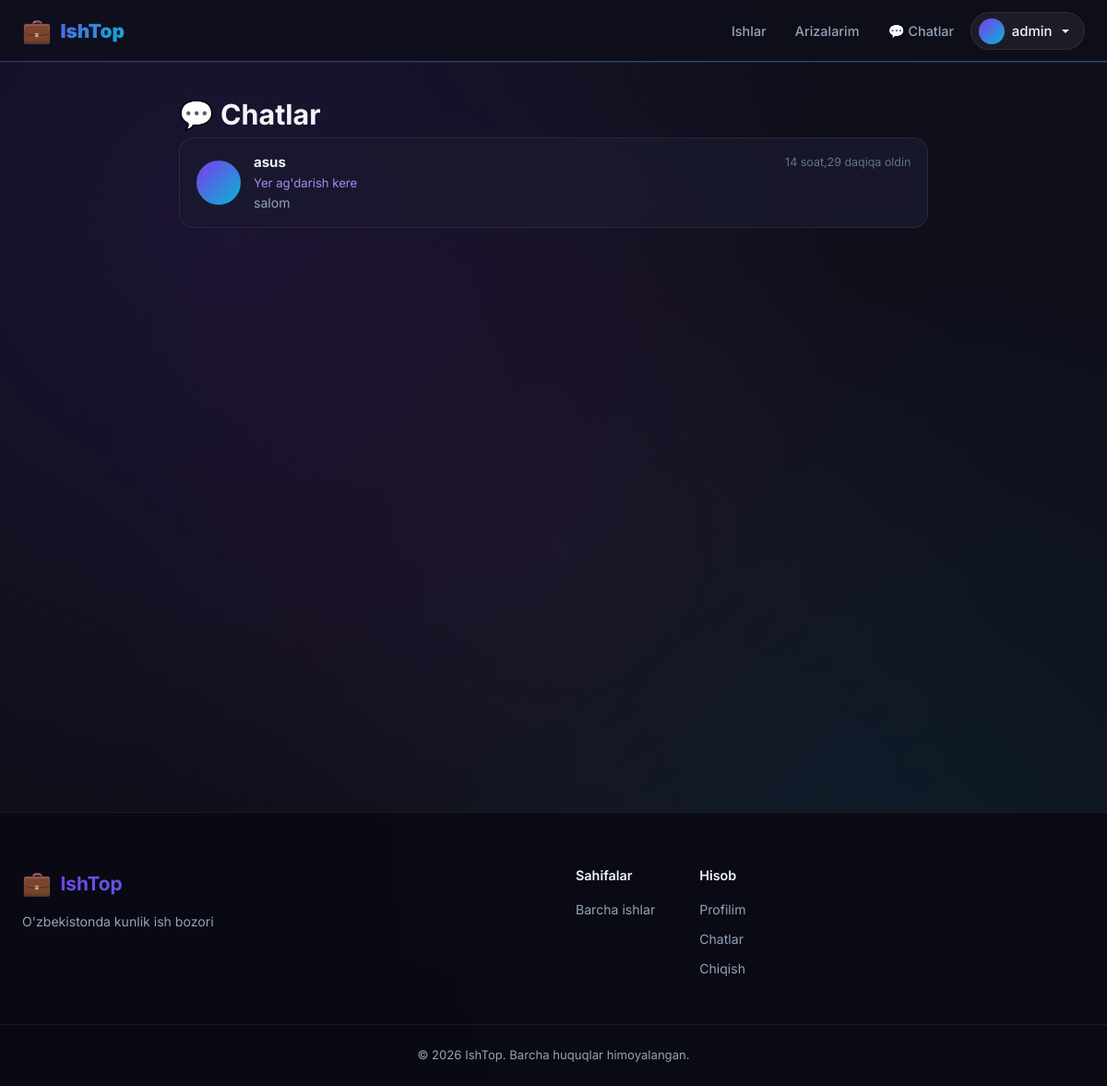
Page /chat/ (signed in) on the committed database.
### chat/models.py (models this page shows, shortened)
class Conversation(models.Model):
    job = models.ForeignKey('jobs.Job', on_delete=models.CASCADE, related_name='conversations')
    employer = models.ForeignKey(User, on_delete=models.CASCADE, related_name='employer_conversations')
    worker = models.ForeignKey(User, on_delete=models.CASCADE, related_name='worker_conversations')
    created_at = models.DateTimeField(auto_now_add=True)
    class Meta:
        unique_together = ('job', 'employer', 'worker')
        ordering = ['-created_at']
    def last_message(self):
        return self.messages.order_by('-timestamp').first()
    def unread_count(self, user):
        return self.messages.exclude(sender=user).filter(is_read=False).count()

class Message(models.Model):
    conversation = models.ForeignKey(Conversation, on_delete=models.CASCADE, related_name='messages')
    sender = models.ForeignKey(User, on_delete=models.CASCADE, related_name='sent_messages')
    body = models.TextField(max_length=2000)
    timestamp = models.DateTimeField(auto_now_add=True)
    is_read = models.BooleanField(default=False)
    class Meta:
        ordering = ['timestamp']

### jobs/models.py (models this page shows, shortened)
class Job(models.Model):
    employer = models.ForeignKey(User, on_delete=models.CASCADE, related_name='posted_jobs')
    title = models.CharField(max_length=200)
    description = models.TextField()
    category = models.CharField(max_length=50, choices=JOB_CATEGORIES, default='boshqa')
    salary = models.DecimalField(max_digits=12, decimal_places=0, help_text="So'mda")
    salary_type = models.CharField(max_length=20, choices=[('kunlik', 'Kunlik'), ('soatlik', 'Soatlik'), ('loyiha', 'Loyiha')], default='kunlik')
    region = models.CharField(max_length=50, choices=REGIONS, default='toshkent_shahar')
    address = models.CharField(max_length=300)
    lat = models.FloatField(null=True, blank=True)
    lng = models.FloatField(null=True, blank=True)
    image = models.ImageField(upload_to='job_images/', blank=True, null=True)
    workers_needed = models.PositiveIntegerField(default=1)
    status = models.CharField(max_length=20, choices=JOB_STATUS, default='ochiq')
    work_date = models.DateField(null=True, blank=True)
    created_at = models.DateTimeField(auto_now_add=True)
    updated_at = models.DateTimeField(auto_now=True)
    class Meta:
        ordering = ['-created_at']

### chat/views.py (the view)
# urls.py: path('', views.conversation_list_view, name='conversation_list'),
@login_required
def conversation_list_view(request):
    employer_convs = Conversation.objects.filter(employer=request.user).select_related('job', 'worker', 'worker__profile')
    worker_convs = Conversation.objects.filter(worker=request.user).select_related('job', 'employer', 'employer__profile')
    conversations = list(employer_convs) + list(worker_convs)
    conversations.sort(key=lambda c: c.created_at, reverse=True)
    for conv in conversations:
        conv.unread = conv.unread_count(request.user)
    return render(request, 'chat/conversation_list.html', {'conversations': conversations})

### templates/chat/conversation_list.html (shortened to what this page needs)
{% extends 'base.html' %}
{% block content %}
<div class="container form-page">
    <h2>💬 Chatlar</h2>
    {% if conversations %}
    <div class="conversation-list">
        {% for conv in conversations %}
        {% with last=conv.last_message unread=conv.unread %}
        <a href="{% url 'conversation_detail' conv.pk %}" class="conv-card {% if unread %}conv-unread{% endif %}">
            <div class="conv-other-avatar">
                {% if user == conv.employer %}
                {% if conv.worker.profile.avatar %}
                <img src="{{ conv.worker.profile.avatar.url }}" alt="">
                {% else %}
                <div class="avatar-placeholder-sm">{{ conv.worker.first_name|first|upper }}</div>
                {% endif %}
                {% else %}
                {% if conv.employer.profile.avatar %}
                <img src="{{ conv.employer.profile.avatar.url }}" alt="">
                {% else %}
                <div class="avatar-placeholder-sm">{{ conv.employer.first_name|first|upper }}</div>
                {% endif %}
                {% endif %}
            </div>
            <div class="conv-info">
                <div class="conv-top">
                    <strong>
                        {% if user == conv.employer %}{{ conv.worker.get_full_name|default:conv.worker.username }}
                        {% else %}{{ conv.employer.get_full_name|default:conv.employer.username }}{% endif %}
                    </strong>
                    {% if last %}<span class="conv-time">{{ last.timestamp|timesince }} oldin</span>{% endif %}
                </div>
                <p class="conv-job">{{ conv.job.title }}</p>
                {% if last %}<p class="conv-preview">{{ last.body|truncatechars:60 }}</p>{% endif %}
            </div>
        </a>
        {% endwith %}
        {% endfor %}
    </div>
    {% endif %}
</div>
{% endblock %}

### templates/base.html (shortened to what this page needs)
{% load static %}
<!DOCTYPE html>
<html lang="uz">
<head>
    <link rel="stylesheet" href="https://cdn.jsdelivr.net/npm/leaflet@1.9.4/dist/leaflet.min.css" />
    <link rel="stylesheet" href="{% static 'css/main.css' %}">
</head>
<body>
<nav class="navbar">
    <div class="nav-inner">
        <a href="{% url 'home' %}" class="nav-logo">
            <span class="logo-icon">💼</span>
            <span class="logo-text">IshTop</span>
        </a>
        <div class="nav-links" id="navLinks">
            <a href="{% url 'job_list' %}" class="nav-link">Ishlar</a>
            {% if user.is_authenticated %}
                {% if user.profile.role == 'employer' %}
                <a href="{% url 'job_create' %}" class="nav-link btn-post">+ E'lon qo'shish</a>
                <a href="{% url 'my_jobs' %}" class="nav-link">Mening ishlarim</a>
                {% else %}
                <a href="{% url 'my_applications' %}" class="nav-link">Arizalarim</a>
                {% endif %}
                <a href="{% url 'conversation_list' %}" class="nav-link nav-chat" id="navChatLink">
                    💬 Chatlar
                </a>
                <div class="nav-dropdown">
                    <button class="nav-avatar-btn">
                        {% if user.profile.avatar %}
                        <img src="{{ user.profile.avatar.url }}" alt="" class="nav-avatar-img">
                        {% else %}
                        <div class="nav-avatar-placeholder">{{ user.first_name|first|upper }}</div>
                        {% endif %}
                        <span>{{ user.first_name|default:user.username }}</span>
                        <svg width="12" height="12" viewBox="0 0 12 12" fill="currentColor"><path d="M2 4l4 4 4-4"/></svg>
                    </button>
                </div>
            {% else %}
                <a href="{% url 'login' %}" class="nav-link">Kirish</a>
                <a href="{% url 'register' %}" class="nav-link btn-register">Ro'yxatdan o'tish</a>
            {% endif %}
        </div>
    </div>
</nav>
<main class="main-content">
    {% block content %}{% endblock %}
</main>
<footer class="footer">
    <div class="footer-inner">
        <div class="footer-brand">
            <a href="{% url 'home' %}"><span class="logo-icon">💼</span> <strong>IshTop</strong></a>
            <p>O'zbekistonda kunlik ish bozori</p>
        </div>
        <div class="footer-links">
            <div>
                <h4>Sahifalar</h4>
                <a href="{% url 'job_list' %}">Barcha ishlar</a>
            </div>
            <div>
                <h4>Hisob</h4>
                {% if user.is_authenticated %}
                <a href="{% url 'profile_own' %}">Profilim</a>
                <a href="{% url 'conversation_list' %}">Chatlar</a>
                <a href="{% url 'logout' %}">Chiqish</a>
                {% else %}
                <a href="{% url 'login' %}">Kirish</a>
                <a href="{% url 'register' %}">Ro'yxatdan o'tish</a>
                {% endif %}
            </div>
        </div>
    </div>
    <div class="footer-bottom">
        <p>© 2026 IshTop. Barcha huquqlar himoyalangan.</p>
    </div>
</footer>
</body>
</html>

### templates/base.html (style rules this page uses)
.nav-chat { position: relative; }

### rows in the picture
Conversation: worker.get_full_name "asus", last_message.timestamp "14 soat,29 daqiqa", job "Yer ag'darish kere", last_message.body "salom"

### other values in the picture
{{ user.first_name|default:user.username }} "admin"
